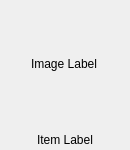
<?xml version="1.0" encoding="UTF-8"?>
<ui version="4.0">
 <class>ItemSlot</class>
 <widget class="QWidget" name="ItemSlot">
  <property name="geometry">
   <rect>
    <x>0</x>
    <y>0</y>
    <width>130</width>
    <height>150</height>
   </rect>
  </property>
  <property name="windowTitle">
   <string>Form</string>
  </property>
  <widget class="QLabel" name="itemImageLabel">
   <property name="geometry">
    <rect>
     <x>0</x>
     <y>0</y>
     <width>128</width>
     <height>128</height>
    </rect>
   </property>
   <property name="text">
    <string>Image Label</string>
   </property>
   <property name="alignment">
    <set>Qt::AlignCenter</set>
   </property>
   <property name="wordWrap">
    <bool>true</bool>
   </property>
  </widget>
  <widget class="QLabel" name="itemNameLabel">
   <property name="geometry">
    <rect>
     <x>0</x>
     <y>129</y>
     <width>130</width>
     <height>21</height>
    </rect>
   </property>
   <property name="text">
    <string>Item Label</string>
   </property>
   <property name="alignment">
    <set>Qt::AlignCenter</set>
   </property>
   <property name="wordWrap">
    <bool>true</bool>
   </property>
  </widget>
 </widget>
 <resources/>
 <connections/>
</ui>
